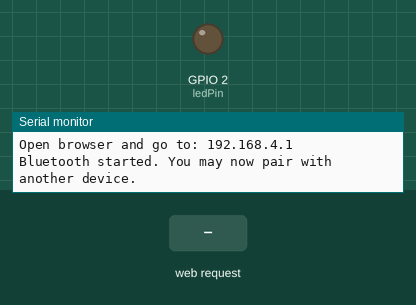
Simulated run of this sketch. Board: ESP32. Parts: output pins drawn as LEDs (lit = HIGH), the last lines printed to the serial monitor. The test bench sets the inputs (shaded band). Nothing arrives over Bluetooth unless stated.

Above: at 2.4 s.
2.5 s: HTTP request GET /ON received
At 3.7 s:
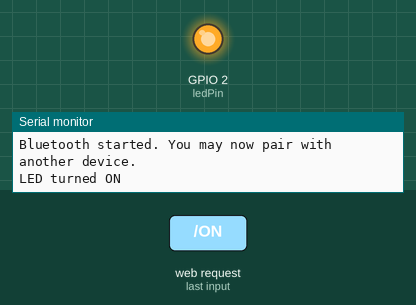
4.0 s: HTTP request GET /OFF received
At 5.0 s:
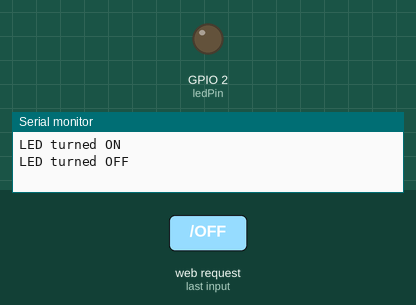
Timing chart, 0 to 7.0 s (numbered marks = the images above; inputs shaded):
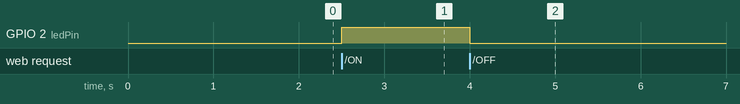

Measured:
- after the input at 2.5 s, GPIO 2 (ledPin): LOW → HIGH at once
- after the input at 4.0 s, GPIO 2 (ledPin): HIGH → LOW at once

The sketch:

webserver.ino
```cpp
#include <WiFi.h>
#include "BluetoothSerial.h"
#if !defined(CONFIG_BT_ENABLED) || !defined(CONFIG_BLUEDROID_ENABLED)
#error Bluetooth is not enabled! Please run `make menuconfig` to and enable it
#endif
// ========== WiFi Credentials ==========
const char* ssid = "ESP32_WebServer_Chris";
const char* password = "12345678";
// ======================================
WiFiServer server(80);
BluetoothSerial SerialBT;

const int ledPin = 2;
const char* on = "LED turned ON";
const char* off = "LED turned OFF";

void setup() {
  Serial.begin(115200);
  pinMode(ledPin, OUTPUT);
  digitalWrite(ledPin, LOW);

  // Start WiFi in Access Point mode
  WiFi.softAP(ssid, password);

  delay(1000); // Maybe adding a delay will make the following prints acutally show up?

  Serial.println("WiFi AP started!");
  Serial.print("Connect to: ");
  Serial.println(ssid);
  Serial.print("Open browser and go to: ");
  Serial.println(WiFi.softAPIP());

  // Start Bluetooth
  SerialBT.begin("ESP32_Chris"); // Bluetooth device name
  delay(200);
  Serial.println("Bluetooth started. You may now pair with another device.");

  server.begin();
}

void loop() {

  WiFiClient client = server.available();

  if (!client) return;

  // Wait for request
  while (!client.available()) delay(1);

  String req = client.readStringUntil('\r');

  client.flush();

  // Handle ON/OFF requests
  if (req.indexOf("/ON") != -1) {
    digitalWrite(ledPin, HIGH);
    Serial.println(on);
    SerialBT.println(on);
  }

  if (req.indexOf("/OFF") != -1) {
    digitalWrite(ledPin, LOW);
    Serial.println(off);
    SerialBT.println(off);
  }

  // Send HTML page
  client.println("HTTP/1.1 200 OK");
  client.println("Content-type:text/html");
  client.println("Connection: close");
  client.println();
  client.println("<html><body style='text-align:center;'>");
  client.println("<h2>ESP32 LED Control</h2>");
  client.println("<a href='/ON'><button style='font-size:20px;padding:10px 30px;'>ON</button></a>");
  client.println("<br><br>");
  client.println("<a href='/OFF'><button style='font-size:20px;padding:10px 30px;'>OFF</button></a>");
  client.println("</body></html>");
  client.println();
}
```
